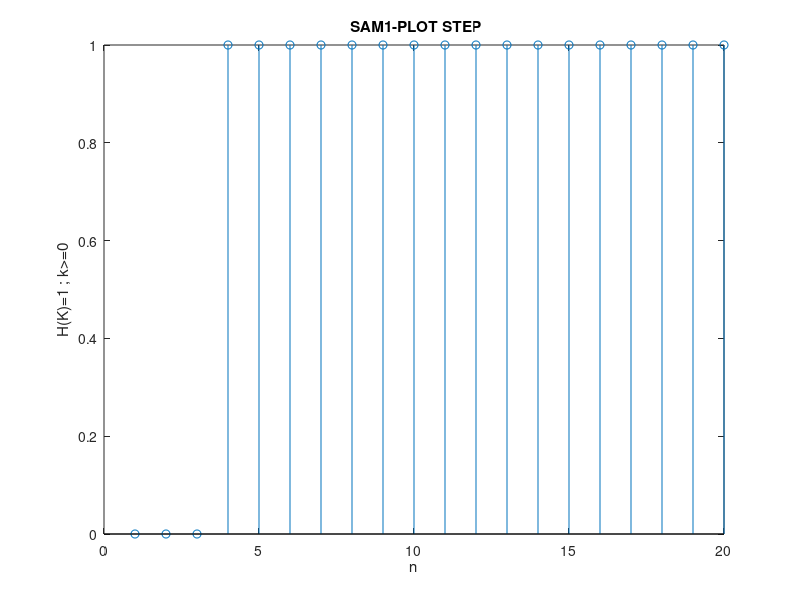
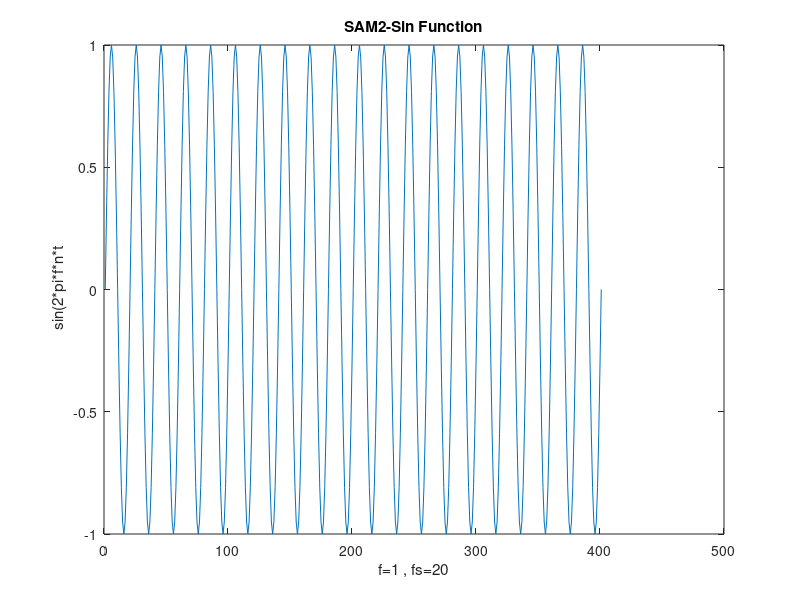
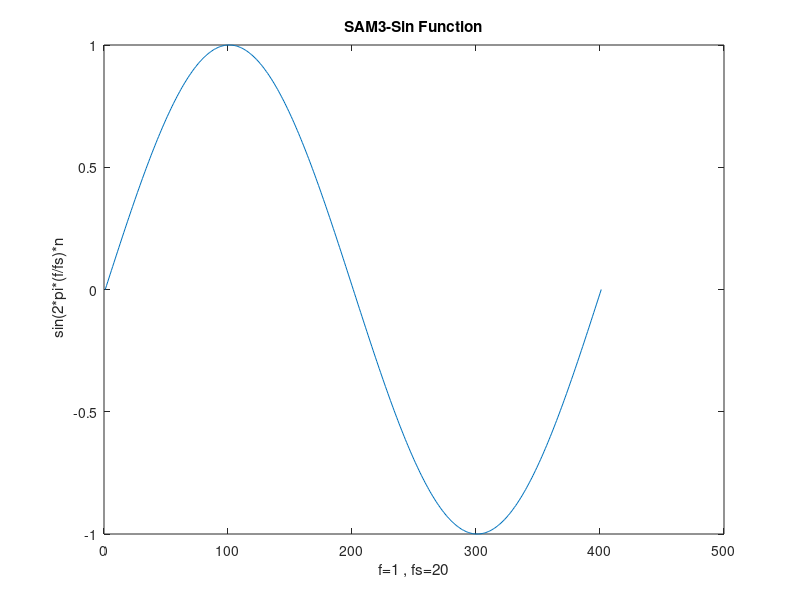
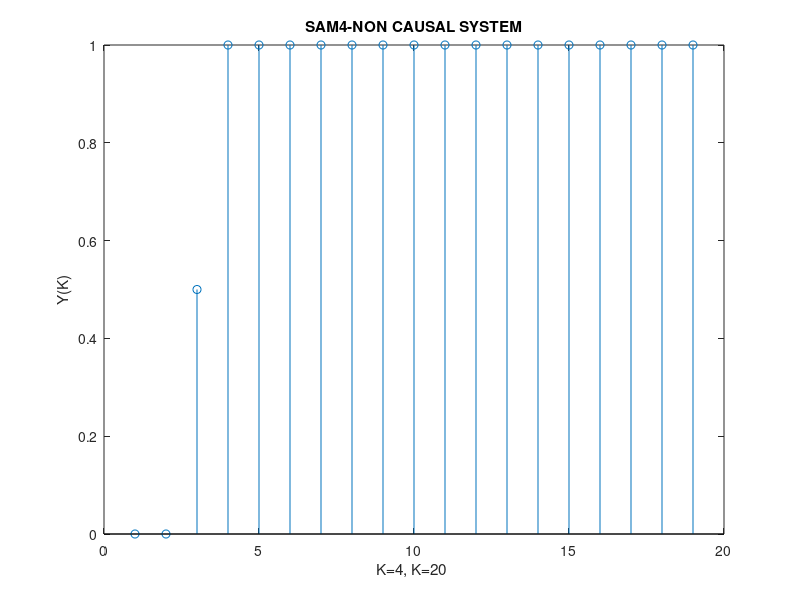

Here is the MATLAB script that generated these plots, in order:
function SAM()
% Question#1
% SUBMITTED BY : SAM ( USAMA PERVAIZ)
% MAIA,LAB2
%%%%%%%%%%%%%%%%%%%%%%%%%%%%%%%%%%%%%%%%%%%%%%%%%%%%%%%%%%%%%%%%%%%%%%%%%%%%%%%%%%%%%%%%%%%%%%%%%%%%%%%%%%%%%%%%%%%%%%%%%%%%%%%%%%%%%%%%%%%%

%REMINDER
% STEP FUNCTION
sam1=step(4,20);
figure(1);stem(sam1);
xlabel('n')
ylabel('H(K)=1 ; k>=0')
title(' SAM1-PLOT STEP')
%%%%%%%%%%%%%%%%%%%%%%%%%%%%%%%%%%%%%%%%%%%%%%%%%%%%%%%%%%%%%%%%%%%%%%%%%%%%%%%%%%%%%%%%%%%%%%%%%%%%%%%%%%%%%%%%%%%%%%%%%%%%%%%%%%%%%%%%%%%%%%
%REMINDER
% SINE FUNCTION
sam2=sinewave(1,20);
figure(2);plot(sam2);
xlabel('f=1 , fs=20')
ylabel(' sin(2*pi*f*n*t')
title('SAM2-Sin Function')

sam3=sinewave2(1,20);
figure(3);plot(sam3);
xlabel('f=1 , fs=20')
ylabel(' sin(2*pi*(f/fs)*n')
title('SAM3-Sin Function')
%%%%%%%%%%%%%%%%%%%%%%%%%%%%%%%%%%%%%%%%%%%%%%%%%%%%%%%%%%%%%%%%%%%%%%%%%%%%%%%%%%%%%%%%%%%%%%%%%%%%%%%%%%%%%%%%%%%%%%%%%%%%%%%%%%%%%%%%%%%%%%
%EXERCISE 1
% CAUSALITY
% 1.1
for k= 1:19
    sam4(k) = sam1(k)/2+ (sam1(k+1))/2;
end
figure(4); stem(sam4)
xlabel('K=4, K=20 ')
ylabel('Y(K)')
title('SAM4-NON CAUSAL SYSTEM')
%Comments:
%The system contains k+1 in the its system equation which makes it 
%non-causal because it contain future values and If a system whose present 
%response depends on future values of the inputs is called as a non-causal system.
%%%%%%%%%%%%%%%%%%%%%%%%%%%%%%%%%%%%%%%%%%%%%%%%%%%%%%%%%%%%%%%%%%%%%%%%%%%%%%%%%%%%%%%%%%%%%%%%%%%%%%%%%%%%%%%%%%%%%%%%%%%%%%%%%%%%%%%%%%%%
% 1.2
for k= 2:20
    sam5(k) = sam1(k)/2+ (sam1(k-1))/2;
end
figure(5); stem(sam5)
xlabel('K=4, K=20')
ylabel('Y(K)')
title('SAM5-CaAUSAL SYSTEM')
%Comments:
%A system is said to be causal system if its output depends on present and
%past inputs only not on future inputs, The above system bacame
%causal by replacing k+1 by k-1; because the system does not depend on
%future inputs.
%%%%%%%%%%%%%%%%%%%%%%%%%%%%%%%%%%%%%%%%%%%%%%%%%%%%%%%%%%%%%%%%%%%%%%%%%%%%%%%%%%%%%%%%%%%%%%%%%%%%%%%%%%%%%%%%%%%%%%%%%%%%%%%%%%%%%%%%%%%
%EXERCISE 2
% STABILITY
% 2.1
sam6 = 0; 
for i = 2:1:20
    sam6(i) = sam6(i-1)+sam1(i);
end
figure(6)
stem(sam6)
xlabel('K=4, K=20')
ylabel('Y(K)')
title('SAM6-ACCUMULATION')
%Comments :
%Unstable system because it keep adding previous values till our range and
%it doesn't approach to zero, The signal keep increasing with constant
%addition of 1.
%%%%%%%%%%%%%%%%%%%%%%%%%%%%%%%%%%%%%%%%%%%%%%%%%%%%%%%%%%%%%%%%%%%%%%%%%%%%%%%%%%%%%%%%%%%%%%%%%%%%%%%%%%%%%%%%%%%%%%%%%%%%%%%%%%%%%%%%%%%%
%2.2A
% MATLAB DIRAC FUNCTION
sam7= dirac(4,20);
figure(7); stem(sam7);
xlabel('n')
ylabel('$(k)')
title(' SAM7-PLOT DIRAC')
%Comments :
%As we are using a dirac function so it is 1 til all its range which makes
%it stable and constant for all range of values.
%%%%%%%%%%%%%%%%%%%%%%%%%%%%%%%%%%%%%%%%%%%%%%%%%%%%%%%%%%%%%%%%%%%%%%%%%%%%%%%%%%%%%%%%%%%%%%%%%%%%%%%%%%%%%%%%%%%%%%%%%%%%%%%%%%%%%%%%%%%%%%
%2.2B
%Same question as of 1.1 with dirac as an input.
d= sam7;
sam8 = 0;
for i = 2:1:20
    sam8(i) = sam8(i-1)+d(i);
end
figure(8)
stem(sam8) 
xlabel('n')
ylabel('Y(K)')
title('SAM8-STABLE SYSTEM')
%%%%%%%%%%%%%%%%%%%%%%%%%%%%%%%%%%%%%%%%%%%%%%%%%%%%%%%%%%%%%%%%%%%%%%%%%%%%%%%%%%%%%%%%%%%%%%%%%%%%%%%%%%%%%%%%%%%%%%%%%%%%%%%%%%%%%%%%%%%%%%
%2.3
d= sam7;
sam9 = 0;
for i = 2:1:20
    sam9(i) = d(i)+ 2*(sam9(i-1));
end

figure(9)
stem(sam9);
xlabel('n ')
ylabel('Y(K)')
title('SAM9-Unstable System')
%Comments :
%Signal Exponential increasing so its not a stable system.
%%%%%%%%%%%%%%%%%%%%%%%%%%%%%%%%%%%%%%%%%%%%%%%%%%%%%%%%%%%%%%%%%%%%%%%%%%%%%%%%%%%%%%%%%%%%%%%%%%%%%%%%%%%%%%%%%%%%%%%%%%%%%%%%%%%%%%%%%%%%%%
%2.4
d= sam7;
sam10 = 0;
for i = 2:1:20
      sam10(i) = d(i)+ (sam10(i-1)/3);
end
figure(10)
stem(sam10) 
xlabel('n')
ylabel('Y(K)')
title('SAM10-STABLE SYSTEM')
%Comments:
%Signal is increasing in negative direction approaching
%to zero which makes it a stable sytem.
%%%%%%%%%%%%%%%%%%%%%%%%%%%%%%%%%%%%%%%%%%%%%%%%%%%%%%%%%%%%%%%%%%%%%%%%%%%%%%%%%%%%%%%%%%%%%%%%%%%%%%%%%%%%%%%%%%%%%%%%%%%%%%%%%%%%%%%%%%%%%%
%EXERCISE 3
% INVARIANCE AND LINEARITY
% 3.1
samxa=[0 0 0 0 1 2 3 4 5 0 0 0 0 0 0 0 0 0 0];
samxb=[0 0 0 0 0 0 0 0 0 4 3 2 1 0 0 0 0 0 0];
sama(1)=0;
samb(1)=0;

for i=2:1:19-1
    sama(i)=3*samxa(i-1)-2*samxa(i)+samxa(i+1);
end
figure(11);
stem(sama) 
xlabel('x(a) ')
ylabel('SAM-f(a)')
title('System SAM-Xa')

for i=2:1:19-1
    samb(i)=3*samxb(i-1)-2*samxb(i)+samxb(i+1);
end
figure(12)
stem(samb) 
xlabel('x(b) ')
ylabel('SAM-f(b)')
title('System SAM-Xb')
%%%%%%%%%%%%%%%%%%%%%%%%%%%%%%%%%%%%%%%%%%%%%%%%%%%%%%%%%%%%%%%%%%%%%%%%%%%%%%%%%%%%%%%%%%%%%%%%%%%%%%%%%%%%%%%%%%%%%%%%%%%%%%%%%%%%%%%%%%%%%%
%3.3a
h=[1,-4,8];
f=samxa+samxb; 
f1=conv(f,h);

figure(13)
stem(f1);
xlabel('X = conv(samxa) + conv(samxb) ')
ylabel('f)')
title('Convolution of two signal')
%%%%%%%%%%%%%%%%%%%%%%%%%%%%%%%%%%%%%%%%%%%%%%%%%%%%%%%%%%%%%%%%%%%%%%%%%%%%%%%%%%%%%%%%%%%%%%%%%%%%%%%%%%%%%%%%%%%%%%%%%%%%%%%%%%%%%%%%%%%%%%
%3.3b
f2=conv(samxa,h)+conv(samxb,h); 
figure(14)
stem(f1);
xlabel('X = conv(samxa + samxb) ')
ylabel('f)')
title('Convolution of two signal')
%Comments:
%LTI system can be characterized entirely by a single function called the 
%system's impulse response , So we take impulse response h and check
%whether the sytem is LTI System or not, So From results we can clearly see
%that there is no change in the sytem,SO sytem in LTI system

end
%%%%%%%%%%%%%%%%%%%%%%%%%%%%%%%%%%%%%%%%%%%%%%%%%%%%%%%%%%%%%%%%%%%%%%%%%%%%%%%%%%%%%%%%%%%%%%%%%%%%%%%%%%%%%%%%%%%%%%%%%%%%%%%%%%%%%%%%%%%%%%

% QUESTION-1
% 1.1
% By default n and N should be equal to 0 and 20, respectively. Plot the signal for n = 10.
function sam1= dirac(n,N)

if(n>N-1)
        Disp(' There is Error because n cant be greater then N-1');
        
else
    a=zeros(N,1);
    a(n)=1;
    sam1=a;
    
end
end
%%%%%%%%%%%%%%%%%%%%%%%%%%%%%%%%%%%%%%%%%%%%%%%%%%%%%%%%%%%%%%%%%%%%%%%%%%%%%%%%%%%%%%%%%%%%%%%%%%%%%%%%%%%%%%%%%%%%%%%%%%%%%%%%%%%%%%%%%%%%%%
% 1.2
function sam2= step(n,N)

if(n>N-1)
    
        Disp(' There is Error because n cant be greater then N-1');
        
else
    a=zeros(N,1);
    for i=n:N
        a(i)=1;
    
    end
    sam2=a;
    
end
end
%%%%%%%%%%%%%%%%%%%%%%%%%%%%%%%%%%%%%%%%%%%%%%%%%%%%%%%%%%%%%%%%%%%%%%%%%%%%%%%%%%%%%%%%%%%%%%%%%%%%%%%%%%%%%%%%%%%%%%%%%%%%%%%%%%%%%%%%%%%%%%
% 1.6
function sam6 =  sinewave(f,fs)  
                    
  t = [0:1/fs:20];                  
   sam6 = sin(2*pi*f*t);

end

function sam7 =  sinewave2(f,fs)

   t = [0:1/fs:20];
   sam7 = sin(2*pi*(f/fs)*t);

end


